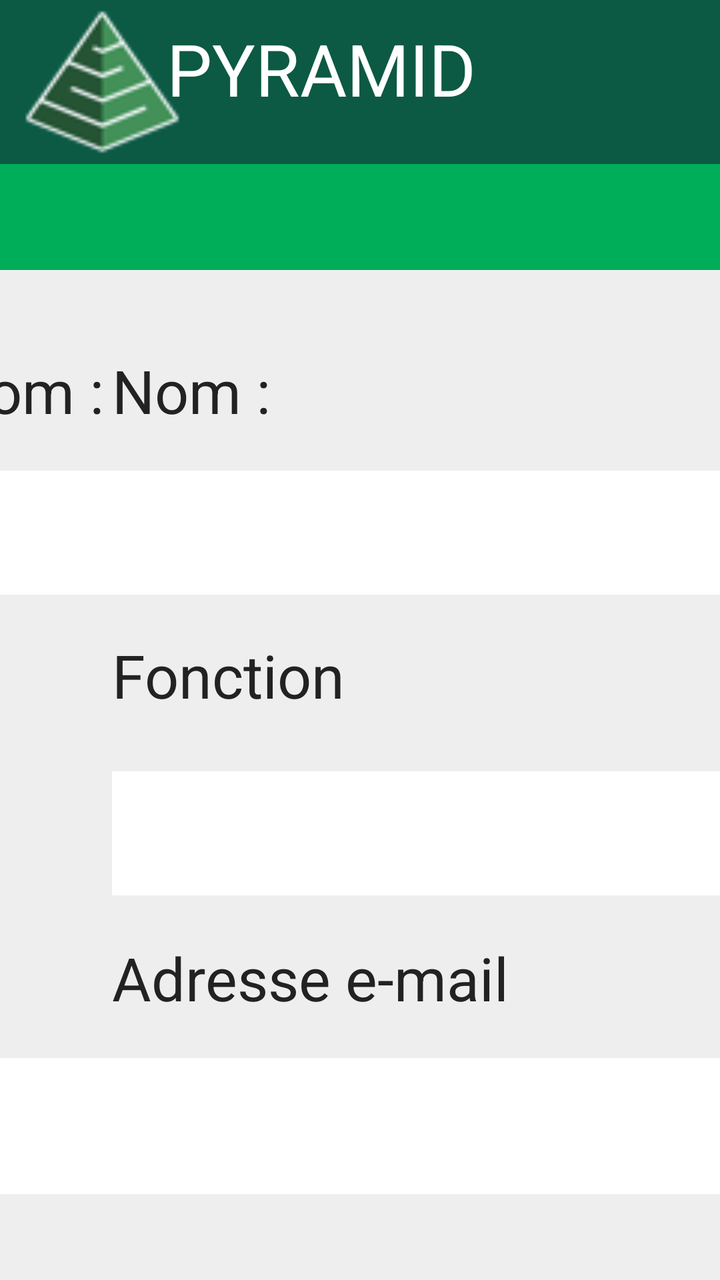
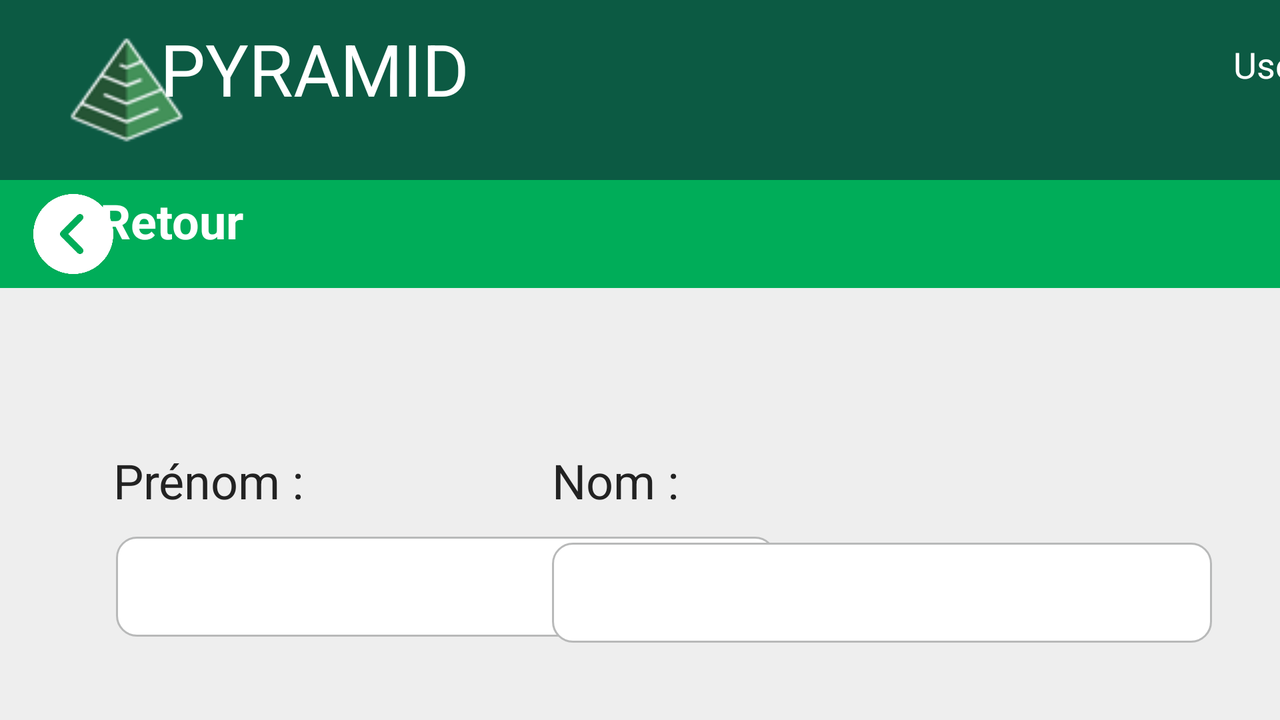

An Android layout and its configuration variant, each rendered on a device that would load it. The default file and the variant file are quoted in full after the pictures.
<!-- AndroidManifest.xml: application theme Theme.Kotlin2 -->
<!-- res/layout/new_contact_view.xml -->
<?xml version="1.0" encoding="utf-8"?>
<androidx.constraintlayout.widget.ConstraintLayout xmlns:android="http://schemas.android.com/apk/res/android"
    xmlns:app="http://schemas.android.com/apk/res-auto"
    xmlns:tools="http://schemas.android.com/tools"
    android:layout_width="match_parent"
    android:layout_height="match_parent"
    android:background="#EEEEEE"
    tools:context=".Controller.Contact.NewContactActivity">

    <RelativeLayout
        android:id="@+id/relativeLayout"
        android:layout_width="912dp"
        android:layout_height="82dp"
        android:background="#0C5A43"
        app:layout_constraintEnd_toEndOf="parent"
        app:layout_constraintHorizontal_bias="0.0"
        app:layout_constraintStart_toStartOf="parent"
        app:layout_constraintTop_toTopOf="parent">

        <ImageView
            android:id="@+id/imageViewP"
            android:layout_width="89dp"
            android:layout_height="match_parent"
            android:layout_gravity="center|left"
            android:layout_marginStart="20px"
            android:layout_marginLeft="20px"
            android:src="@drawable/unnamed" />

        <TextView
            android:id="@+id/txtAccueilProject"
            android:layout_width="265dp"
            android:layout_height="68dp"
            android:layout_marginStart="250px"
            android:layout_marginLeft="250px"
            android:layout_marginTop="30px"
            android:layout_marginEnd="10px"
            android:layout_marginRight="10px"
            android:layout_marginBottom="10px"
            android:text="PYRAMID"
            android:textColor="#FFFFFF"
            android:textSize="36sp" />

        <ImageView
            android:id="@+id/imageView2"
            android:layout_width="110dp"
            android:layout_height="50dp"
            android:layout_marginStart="1300px"
            android:layout_marginLeft="1300px"
            android:layout_marginTop="30px"
            app:srcCompat="@drawable/profil" />

        <ImageView
            android:id="@+id/imageHelpContact"
            android:layout_width="110dp"
            android:layout_height="50dp"
            android:layout_marginStart="1500px"
            android:layout_marginLeft="1500px"
            android:layout_marginTop="30px"
            app:srcCompat="@drawable/image" />

    </RelativeLayout>

    <RelativeLayout
        android:id="@+id/relativeLayout2"
        android:layout_width="900dp"
        android:layout_height="53dp"
        android:background="#00AD59"
        app:layout_constraintEnd_toEndOf="parent"
        app:layout_constraintHorizontal_bias="0.0"
        app:layout_constraintStart_toStartOf="parent"
        app:layout_constraintTop_toBottomOf="@+id/relativeLayout">


        <ImageView
            android:id="@+id/imageView4"
            android:layout_width="92dp"
            android:layout_height="match_parent"
            app:srcCompat="@drawable/left_arrow" />

        <Button
            android:id="@+id/button_saveContact"
            android:layout_width="wrap_content"
            android:layout_height="wrap_content"
            android:layout_marginStart="1500px"
            android:layout_marginLeft="1500px"
            android:text="Enregistrer"
            android:textColor="#00AD59"
            android:textColorHighlight="#FFFFFF"
            android:textColorLink="#FFFFFF"
            app:backgroundTint="#FFFFFF"
            app:layout_constraintEnd_toEndOf="parent"
            app:layout_constraintHorizontal_bias="0.954"
            app:layout_constraintStart_toStartOf="parent"
            tools:layout_editor_absoluteY="169dp" />
    </RelativeLayout>

    <EditText
        android:id="@+id/nameContactDetails"
        android:layout_width="360dp"
        android:layout_height="62dp"
        android:layout_marginStart="56dp"
        android:layout_marginLeft="56dp"
        android:layout_marginTop="20dp"
        android:background="#FFFFFF"
        android:ems="10"
        android:inputType="textPersonName"
        android:textSize="24sp"
        app:layout_constraintStart_toStartOf="parent"
        app:layout_constraintTop_toBottomOf="@+id/titleName" />

    <EditText
        android:id="@+id/fonctionContactDetails"
        android:layout_width="360dp"
        android:layout_height="62dp"
        android:layout_marginStart="56dp"
        android:layout_marginLeft="56dp"
        android:layout_marginTop="28dp"
        android:background="#FFFFFF"
        android:ems="10"
        android:inputType="textPersonName"
        android:textSize="24sp"
        app:layout_constraintStart_toStartOf="parent"
        app:layout_constraintTop_toBottomOf="@+id/titlePhone" />

    <EditText
        android:id="@+id/mailContactDetails"
        android:layout_width="778dp"
        android:layout_height="68dp"
        android:layout_marginStart="56dp"
        android:layout_marginLeft="56dp"
        android:layout_marginTop="20dp"
        android:layout_marginEnd="64dp"
        android:layout_marginRight="64dp"
        android:background="#FFFFFF"
        android:ems="10"
        android:inputType="textPersonName"
        android:textSize="24sp"
        app:layout_constraintEnd_toEndOf="parent"
        app:layout_constraintStart_toStartOf="parent"
        app:layout_constraintTop_toBottomOf="@+id/titleMail" />

    <TextView
        android:id="@+id/titleName"
        android:layout_width="wrap_content"
        android:layout_height="wrap_content"
        android:layout_marginStart="56dp"
        android:layout_marginLeft="56dp"
        android:layout_marginTop="40dp"
        android:layout_marginBottom="1dp"
        android:text="Nom :"
        android:textColor="#222222"
        android:textSize="30sp"
        app:layout_constraintBottom_toTopOf="@+id/nameClientDetails"
        app:layout_constraintStart_toStartOf="parent"
        app:layout_constraintTop_toBottomOf="@+id/relativeLayout2" />

    <EditText
        android:id="@+id/phoneContactDetails"
        android:layout_width="360dp"
        android:layout_height="62dp"
        android:layout_marginStart="56dp"
        android:layout_marginLeft="56dp"
        android:layout_marginTop="29dp"
        android:layout_marginEnd="68dp"
        android:layout_marginRight="68dp"
        android:background="#FFFFFF"
        android:ems="10"
        android:inputType="textPersonName"
        android:textSize="24sp"
        app:layout_constraintEnd_toEndOf="parent"
        app:layout_constraintStart_toEndOf="@+id/fonctionContactDetails"
        app:layout_constraintTop_toBottomOf="@+id/titlePhone" />

    <EditText
        android:id="@+id/surnameContactDetails"
        android:layout_width="360dp"
        android:layout_height="62dp"
        android:layout_marginTop="20dp"
        android:layout_marginEnd="68dp"
        android:layout_marginRight="68dp"
        android:background="#FFFFFF"
        android:ems="10"
        android:inputType="textPersonName"
        android:textSize="24sp"
        app:layout_constraintEnd_toEndOf="parent"
        app:layout_constraintTop_toBottomOf="@id/titlePrenom" />

    <TextView
        android:id="@+id/titlePrenom"
        android:layout_width="wrap_content"
        android:layout_height="wrap_content"
        android:layout_marginTop="40dp"
        android:layout_marginEnd="308dp"
        android:layout_marginRight="308dp"
        android:text="Prénom :"
        android:textColor="#222222"
        android:textSize="30sp"
        app:layout_constraintEnd_toEndOf="parent"
        app:layout_constraintTop_toBottomOf="@+id/relativeLayout2" />

    <TextView
        android:id="@+id/titleFonction"
        android:layout_width="wrap_content"
        android:layout_height="wrap_content"
        android:layout_marginStart="56dp"
        android:layout_marginLeft="56dp"
        android:layout_marginTop="20dp"
        android:text="Fonction"
        android:textColor="#222222"
        android:textSize="30sp"
        app:layout_constraintStart_toStartOf="parent"
        app:layout_constraintTop_toBottomOf="@+id/nameContactDetails" />

    <TextView
        android:id="@+id/titlePhone"
        android:layout_width="wrap_content"
        android:layout_height="wrap_content"
        android:layout_marginStart="300dp"
        android:layout_marginLeft="300dp"
        android:layout_marginTop="20dp"
        android:layout_marginEnd="274dp"
        android:layout_marginRight="274dp"
        android:layout_marginBottom="20dp"
        android:text="Téléphone :"
        android:textColor="#222222"
        android:textSize="30sp"
        app:layout_constraintBottom_toTopOf="@+id/fonctionContactDetails"
        app:layout_constraintEnd_toEndOf="parent"
        app:layout_constraintStart_toEndOf="@+id/titleFonction"
        app:layout_constraintTop_toBottomOf="@+id/surnameContactDetails"
        app:layout_constraintVertical_bias="0.0" />

    <TextView
        android:id="@+id/titleMail"
        android:layout_width="wrap_content"
        android:layout_height="wrap_content"
        android:layout_marginStart="56dp"
        android:layout_marginLeft="56dp"
        android:layout_marginTop="21dp"
        android:text="Adresse e-mail"
        android:textColor="#222222"
        android:textSize="30sp"
        app:layout_constraintStart_toStartOf="parent"
        app:layout_constraintTop_toBottomOf="@+id/fonctionContactDetails" />


</androidx.constraintlayout.widget.ConstraintLayout>
<!-- resources referenced by this layout -->
<resources>
  <!-- drawable image: png bitmap (drawable, 26225 bytes) -->
  <!-- drawable unnamed: png bitmap (drawable, 3585 bytes) -->
  <style name="Theme.Kotlin2" parent="Theme.MaterialComponents.DayNight.NoActionBar">
          
          <item name="colorPrimary">@color/green_800</item>
          <item name="colorPrimaryVariant">@color/green_500</item>
          <item name="colorOnPrimary">@color/white</item>
          
          <item name="colorSecondary">@color/green_500</item>
          <item name="colorSecondaryVariant">@color/green_500</item>
          <item name="colorOnSecondary">@color/black</item>
  
          
          <item name="android:statusBarColor" tools:targetApi="l">?attr/colorPrimaryVariant</item>
          
  
          
          <item name="android:windowActionBar">false</item>
          <item name="android:windowNoTitle">true</item>
      </style>
  <color name="green_800">#2E7D32</color>
  <color name="green_500">#4CAF50</color>
  <color name="white">#FFFFFFFF</color>
  <color name="black">#FF000000</color>
</resources>
<!-- res/layout-land/new_contact_view.xml (the repository's variant of the layout above) -->
<!-- drawn on the phone turned sideways -->
<?xml version="1.0" encoding="utf-8"?>
<androidx.constraintlayout.widget.ConstraintLayout xmlns:android="http://schemas.android.com/apk/res/android"
    xmlns:app="http://schemas.android.com/apk/res-auto"
    xmlns:tools="http://schemas.android.com/tools"
    android:layout_width="match_parent"
    android:layout_height="match_parent"
    android:background="#EEEEEE"
    tools:context=".Controller.Contact.NewContactActivity">

    <RelativeLayout
        android:id="@+id/relativeLayout"
        android:layout_width="1286dp"
        android:layout_height="90dp"
        android:background="#0C5A43"
        app:layout_constraintEnd_toEndOf="parent"
        app:layout_constraintHorizontal_bias="0.0"
        app:layout_constraintStart_toStartOf="parent"
        app:layout_constraintTop_toTopOf="parent">

        <ImageView
            android:id="@+id/imageViewP"
            android:layout_width="60dp"
            android:layout_height="match_parent"
            android:layout_gravity="center|left"
            android:layout_marginStart="100px"
            android:layout_marginLeft="100px"
            android:src="@drawable/unnamed" />

        <TextView
            android:id="@+id/txtAccueilProject"
            android:layout_width="265dp"
            android:layout_height="68dp"
            android:layout_marginStart="240px"
            android:layout_marginLeft="240px"
            android:layout_marginTop="30px"
            android:layout_marginEnd="10px"
            android:layout_marginRight="10px"
            android:layout_marginBottom="10px"
            android:text="PYRAMID"
            android:textColor="#FFFFFF"
            android:textSize="36sp" />

        <ImageView
            android:id="@+id/imageView2"
            android:layout_width="110dp"
            android:layout_height="50dp"
            android:layout_marginStart="2000px"
            android:layout_marginLeft="2000px"
            android:layout_marginTop="30px"
            app:srcCompat="@drawable/profil" />

        <TextView
            android:id="@+id/nameUserDetailClient"
            android:layout_width="167dp"
            android:layout_height="67dp"
            android:layout_marginStart="1850px"
            android:layout_marginLeft="1850px"
            android:layout_marginTop="60px"
            android:layout_marginEnd="10px"
            android:layout_marginRight="10px"
            android:layout_marginBottom="10px"
            android:text="Username"
            android:textColor="#FFFFFF"
            android:textSize="18sp" />

        <ImageView
            android:id="@+id/imageHelpContact"
            android:layout_width="110dp"
            android:layout_height="50dp"
            android:layout_marginStart="2200px"
            android:layout_marginLeft="2200px"
            android:layout_marginTop="30px"
            app:srcCompat="@drawable/image" />

    </RelativeLayout>

    <RelativeLayout
        android:id="@+id/relativeLayout2"
        android:layout_width="1288dp"
        android:layout_height="54dp"
        android:background="#00AD59"
        app:layout_constraintEnd_toEndOf="parent"
        app:layout_constraintHorizontal_bias="0.0"
        app:layout_constraintStart_toStartOf="parent"
        app:layout_constraintTop_toBottomOf="@+id/relativeLayout">


        <ImageView
            android:id="@+id/btnRetourClient"
            android:layout_width="40dp"
            android:layout_height="match_parent"
            android:layout_marginStart="50px"
            android:layout_marginLeft="50px"

            app:srcCompat="@drawable/previous" />

        <TextView
            android:id="@+id/txtRetour"
            android:layout_width="wrap_content"
            android:layout_height="wrap_content"
            android:layout_marginStart="150px"
            android:layout_marginLeft="150px"
            android:layout_marginTop="12px"
            android:text="Retour"
            android:textColor="#FFFFFF"
            android:textSize="24sp"
            android:textStyle="bold" />

        <Button
            android:id="@+id/button_saveContact"
            android:layout_width="wrap_content"
            android:layout_height="wrap_content"
            android:layout_marginStart="2100px"
            android:layout_marginLeft="2100px"
            android:text="Enregistrer"
            android:textColor="#00AD59"
            android:textColorHighlight="#FFFFFF"
            android:textColorLink="#FFFFFF"
            android:textStyle="bold"
            app:backgroundTint="#FFFFFF"
            app:layout_constraintEnd_toEndOf="parent"
            app:layout_constraintHorizontal_bias="0.954"
            app:layout_constraintStart_toStartOf="parent"
            tools:layout_editor_absoluteY="169dp" />
    </RelativeLayout>

    <EditText
        android:id="@+id/surnameContactDetails"
        android:layout_width="330dp"
        android:layout_height="50dp"
        android:layout_marginTop="12dp"
        android:layout_marginEnd="252dp"
        android:layout_marginRight="252dp"
        android:background="@drawable/edittext_corner"
        android:ems="10"
        android:inputType="textPersonName"
        android:textSize="24sp"
        app:layout_constraintEnd_toEndOf="parent"
        app:layout_constraintTop_toBottomOf="@id/titlePrenom" />

    <TextView
        android:id="@+id/titlePhone"
        android:layout_width="wrap_content"
        android:layout_height="wrap_content"
        android:layout_marginStart="300dp"
        android:layout_marginLeft="300dp"
        android:layout_marginTop="50dp"
        android:layout_marginEnd="274dp"
        android:layout_marginRight="274dp"
        android:layout_marginBottom="20dp"
        android:text="Téléphone :"
        android:textColor="#222222"
        android:textSize="24sp"
        app:layout_constraintBottom_toTopOf="@+id/fonctionContactDetails"
        app:layout_constraintEnd_toEndOf="parent"
        app:layout_constraintHorizontal_bias="0.117"
        app:layout_constraintStart_toEndOf="@+id/titleFonction"
        app:layout_constraintTop_toBottomOf="@+id/surnameContactDetails"
        app:layout_constraintVertical_bias="0.0" />

    <TextView
        android:id="@+id/titleName"
        android:layout_width="wrap_content"
        android:layout_height="wrap_content"
        android:layout_marginStart="276dp"
        android:layout_marginLeft="276dp"
        android:layout_marginTop="80dp"
        android:layout_marginBottom="1dp"
        android:text="Nom :"
        android:textColor="#222222"
        android:textSize="24dp"
        app:layout_constraintBottom_toTopOf="@+id/nameClientDetails"
        app:layout_constraintStart_toStartOf="parent"
        app:layout_constraintTop_toBottomOf="@+id/relativeLayout2" />

    <EditText
        android:id="@+id/mailContactDetails"
        android:layout_width="800dp"
        android:layout_height="50dp"
        android:layout_marginStart="56dp"
        android:layout_marginLeft="56dp"
        android:layout_marginTop="15dp"
        android:layout_marginEnd="64dp"
        android:layout_marginRight="64dp"
        android:layout_marginBottom="689dp"
        android:background="@drawable/edittext_corner"
        android:ems="10"
        android:inputType="textPersonName"
        android:textSize="24sp"
        app:layout_constraintBottom_toBottomOf="parent"
        app:layout_constraintEnd_toEndOf="parent"
        app:layout_constraintHorizontal_bias="0.611"
        app:layout_constraintStart_toStartOf="parent"
        app:layout_constraintTop_toBottomOf="@+id/titleMail"
        app:layout_constraintVertical_bias="0.009" />

    <EditText
        android:id="@+id/fonctionContactDetails"
        android:layout_width="330dp"
        android:layout_height="50dp"
        android:layout_marginStart="56dp"
        android:layout_marginLeft="56dp"
        android:layout_marginTop="15dp"
        android:layout_marginEnd="68dp"
        android:layout_marginRight="68dp"
        android:background="@drawable/edittext_corner"
        android:ems="10"
        android:inputType="textPersonName"
        android:textSize="24sp"
        app:layout_constraintEnd_toEndOf="parent"
        app:layout_constraintHorizontal_bias="0.15"
        app:layout_constraintStart_toEndOf="@+id/phoneContactDetails"
        app:layout_constraintTop_toBottomOf="@+id/titlePhone" />

    <EditText
        android:id="@+id/nameContactDetails"
        android:layout_width="330dp"
        android:layout_height="50dp"
        android:layout_marginStart="276dp"
        android:layout_marginLeft="276dp"
        android:layout_marginTop="15dp"
        android:background="@drawable/edittext_corner"
        android:ems="10"
        android:inputType="textPersonName"
        android:textSize="24sp"
        app:layout_constraintStart_toStartOf="parent"
        app:layout_constraintTop_toBottomOf="@+id/titleName" />

    <TextView
        android:id="@+id/titleFonction"
        android:layout_width="wrap_content"
        android:layout_height="wrap_content"
        android:layout_marginStart="276dp"
        android:layout_marginLeft="276dp"
        android:layout_marginTop="50dp"
        android:text="Fonction"
        android:textColor="#222222"
        android:textSize="24sp"
        app:layout_constraintStart_toStartOf="parent"
        app:layout_constraintTop_toBottomOf="@+id/nameContactDetails" />

    <TextView
        android:id="@+id/titleMail"
        android:layout_width="wrap_content"
        android:layout_height="wrap_content"
        android:layout_marginStart="276dp"
        android:layout_marginLeft="276dp"
        android:layout_marginTop="35dp"
        android:text="Adresse e-mail"
        android:textColor="#222222"
        android:textSize="24sp"
        app:layout_constraintStart_toStartOf="parent"
        app:layout_constraintTop_toBottomOf="@id/phoneContactDetails" />

    <EditText
        android:id="@+id/phoneContactDetails"
        android:layout_width="330dp"
        android:layout_height="50dp"
        android:layout_marginStart="276dp"
        android:layout_marginLeft="276dp"
        android:layout_marginTop="15dp"
        android:background="@drawable/edittext_corner"
        android:ems="10"
        android:inputType="textPersonName"
        android:textSize="24sp"
        app:layout_constraintStart_toStartOf="parent"
        app:layout_constraintTop_toBottomOf="@+id/titleFonction" />

    <TextView
        android:id="@+id/titlePrenom"
        android:layout_width="wrap_content"
        android:layout_height="wrap_content"
        android:layout_marginTop="80dp"
        android:layout_marginEnd="488dp"
        android:layout_marginRight="488dp"
        android:text="Prénom :"
        android:textColor="#222222"
        android:textSize="24sp"
        app:layout_constraintEnd_toEndOf="parent"
        app:layout_constraintTop_toBottomOf="@+id/relativeLayout2" />


</androidx.constraintlayout.widget.ConstraintLayout>
<!-- resources referenced by the variant -->
<!-- as the phone turned sideways resolves them -->
<resources>
  <!-- drawable edittext_corner (drawable) -->
  <?xml version="1.0" encoding="utf-8"?>
  <selector xmlns:android="http://schemas.android.com/apk/res/android">
      <item>
          <shape
              xmlns:android="http://schemas.android.com/apk/res/android"
              android:shape="rectangle">
              <solid android:color="#FFFF" />
              <stroke
                  android:width="1dp"
                  android:color="#b8b9b9" />
              <corners
                  android:radius="10dp" />
          </shape>
      </item>
  </selector>
  <!-- drawable image: png bitmap (drawable, 26225 bytes) -->
  <!-- drawable previous: png bitmap (drawable, 20829 bytes) -->
  <!-- drawable unnamed: png bitmap (drawable, 3585 bytes) -->
  <style name="Theme.Kotlin2" parent="Theme.MaterialComponents.DayNight.NoActionBar">
          
          <item name="colorPrimary">@color/green_800</item>
          <item name="colorPrimaryVariant">@color/green_500</item>
          <item name="colorOnPrimary">@color/white</item>
          
          <item name="colorSecondary">@color/green_500</item>
          <item name="colorSecondaryVariant">@color/green_500</item>
          <item name="colorOnSecondary">@color/black</item>
  
          
          <item name="android:statusBarColor" tools:targetApi="l">?attr/colorPrimaryVariant</item>
          
  
          
          <item name="android:windowActionBar">false</item>
          <item name="android:windowNoTitle">true</item>
      </style>
  <color name="green_800">#2E7D32</color>
  <color name="green_500">#4CAF50</color>
  <color name="white">#FFFFFFFF</color>
  <color name="black">#FF000000</color>
</resources>
